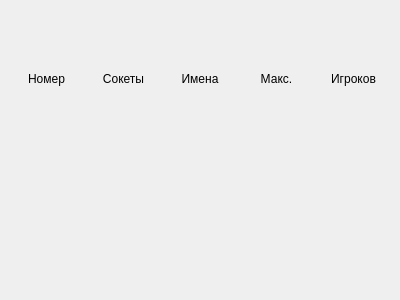
<?xml version="1.0" encoding="UTF-8"?>
<ui version="4.0">
 <class>RoomParameters</class>
 <widget class="QWidget" name="RoomParameters">
  <property name="geometry">
   <rect>
    <x>0</x>
    <y>0</y>
    <width>400</width>
    <height>300</height>
   </rect>
  </property>
  <property name="windowTitle">
   <string>Form</string>
  </property>
  <layout class="QGridLayout" name="gridLayout">
   <item row="0" column="1">
    <widget class="QLabel" name="lbl_SocketsName">
     <property name="text">
      <string>Сокеты</string>
     </property>
     <property name="alignment">
      <set>Qt::AlignCenter</set>
     </property>
    </widget>
   </item>
   <item row="0" column="0">
    <widget class="QLabel" name="lbl_NumberName">
     <property name="text">
      <string>Номер</string>
     </property>
     <property name="alignment">
      <set>Qt::AlignCenter</set>
     </property>
    </widget>
   </item>
   <item row="0" column="4">
    <widget class="QLabel" name="lbl_GamersName">
     <property name="text">
      <string>Игроков</string>
     </property>
     <property name="alignment">
      <set>Qt::AlignCenter</set>
     </property>
    </widget>
   </item>
   <item row="0" column="2">
    <widget class="QLabel" name="lbl_NamesName">
     <property name="text">
      <string>Имена</string>
     </property>
     <property name="alignment">
      <set>Qt::AlignCenter</set>
     </property>
    </widget>
   </item>
   <item row="0" column="3">
    <widget class="QLabel" name="lbl_MaxName">
     <property name="text">
      <string>Макс.</string>
     </property>
     <property name="alignment">
      <set>Qt::AlignCenter</set>
     </property>
    </widget>
   </item>
   <item row="1" column="0">
    <widget class="QLabel" name="lbl_Number">
     <property name="text">
      <string/>
     </property>
     <property name="alignment">
      <set>Qt::AlignCenter</set>
     </property>
    </widget>
   </item>
   <item row="1" column="1">
    <widget class="QLabel" name="lbl_Sockets">
     <property name="text">
      <string/>
     </property>
     <property name="alignment">
      <set>Qt::AlignCenter</set>
     </property>
    </widget>
   </item>
   <item row="1" column="2">
    <widget class="QLabel" name="lbl_Names">
     <property name="text">
      <string/>
     </property>
     <property name="alignment">
      <set>Qt::AlignCenter</set>
     </property>
    </widget>
   </item>
   <item row="1" column="3">
    <widget class="QLabel" name="lbl_Max">
     <property name="text">
      <string/>
     </property>
     <property name="alignment">
      <set>Qt::AlignCenter</set>
     </property>
    </widget>
   </item>
   <item row="1" column="4">
    <widget class="QLabel" name="lbl_Gamers">
     <property name="text">
      <string/>
     </property>
     <property name="alignment">
      <set>Qt::AlignCenter</set>
     </property>
    </widget>
   </item>
  </layout>
 </widget>
 <resources/>
 <connections/>
</ui>
